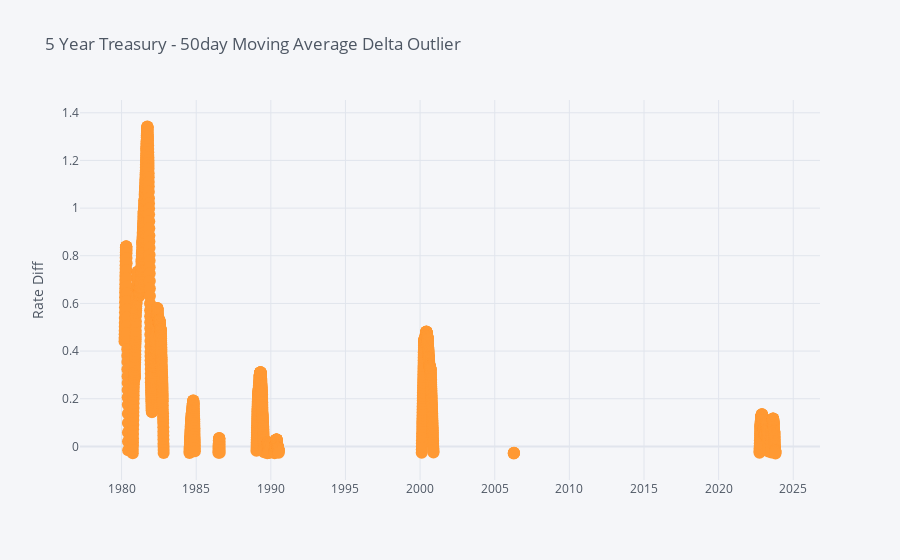

Notebook cell for this chart:
### Code cell
# Plot the Outliers to focus on
header = "5 Year Treasury - 50day Moving Average Delta Outlier"
df_5yr_outlier[['DiffSMA']].iplot(kind='line', mode = 'markers',  yTitle="Rate Diff", title=header)

### Figure 1 — Plotly figure (JSON) as saved in the notebook; plotly's stock layout.template omitted (floating-point values rounded to 4 significant figures; data arrays with more than 128 entries replaced by an {"elided": "..."} marker saying what was removed)
{"data": [{"line": {"color": "rgba(255, 153, 51, 1.0)", "dash": "solid", "shape": "linear", "width": 1.3}, "marker": {"size": 12, "symbol": "circle"}, "mode": "markers", "name": "DiffSMA", "text": "", "type": "scatter", "x": {"elided": "1345 str values"}, "y": {"elided": "1345 float values"}}], "layout": {"legend": {"bgcolor": "#F5F6F9", "font": {"color": "#4D5663"}}, "paper_bgcolor": "#F5F6F9", "plot_bgcolor": "#F5F6F9", "title": {"font": {"color": "#4D5663"}, "text": "5 Year Treasury - 50day Moving Average Delta Outlier"}, "xaxis": {"gridcolor": "#E1E5ED", "showgrid": true, "tickfont": {"color": "#4D5663"}, "title": {"font": {"color": "#4D5663"}, "text": ""}, "zerolinecolor": "#E1E5ED"}, "yaxis": {"gridcolor": "#E1E5ED", "showgrid": true, "tickfont": {"color": "#4D5663"}, "title": {"font": {"color": "#4D5663"}, "text": "Rate Diff"}, "zerolinecolor": "#E1E5ED"}}}
